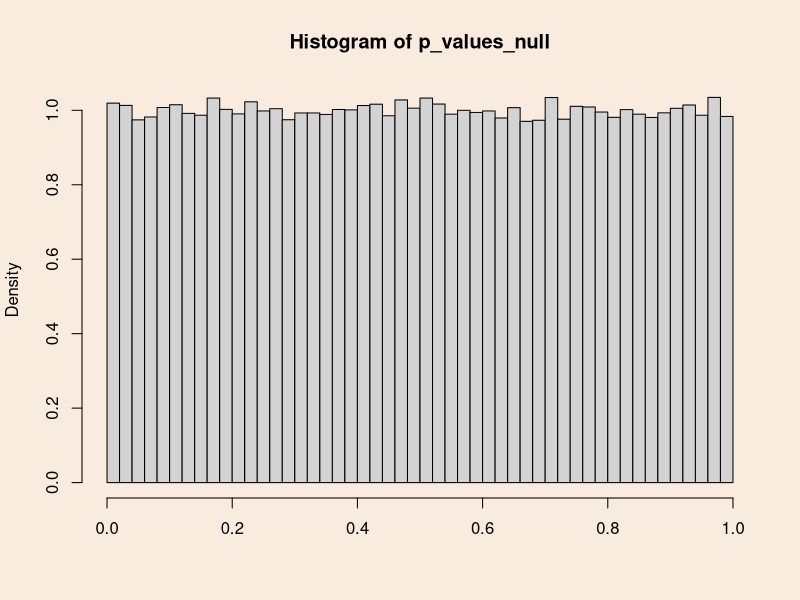
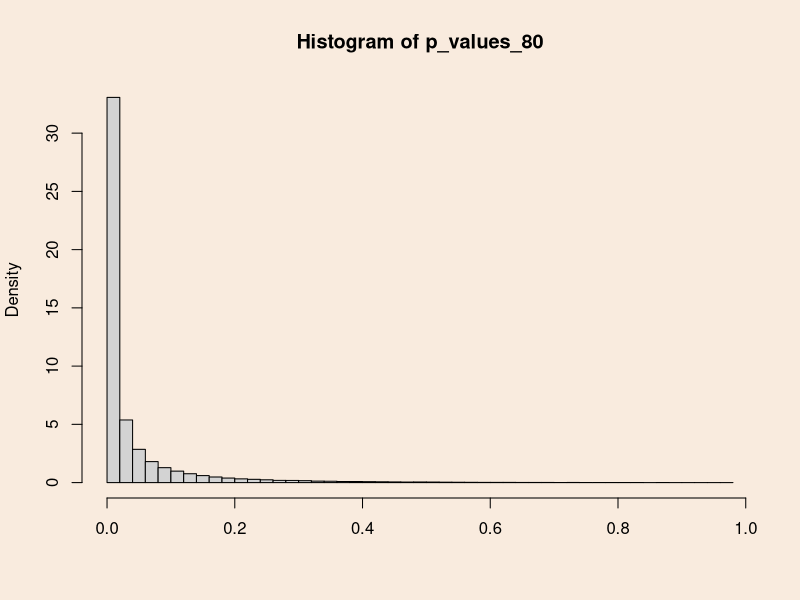
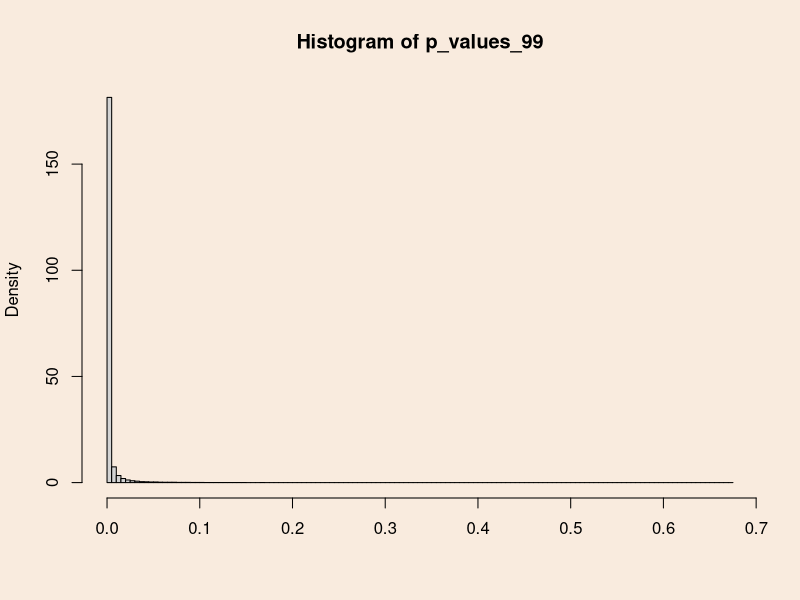
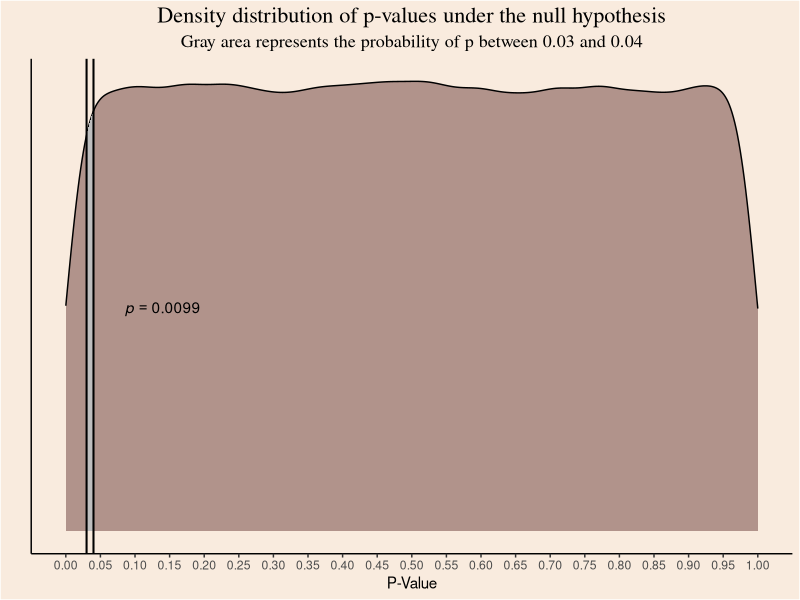
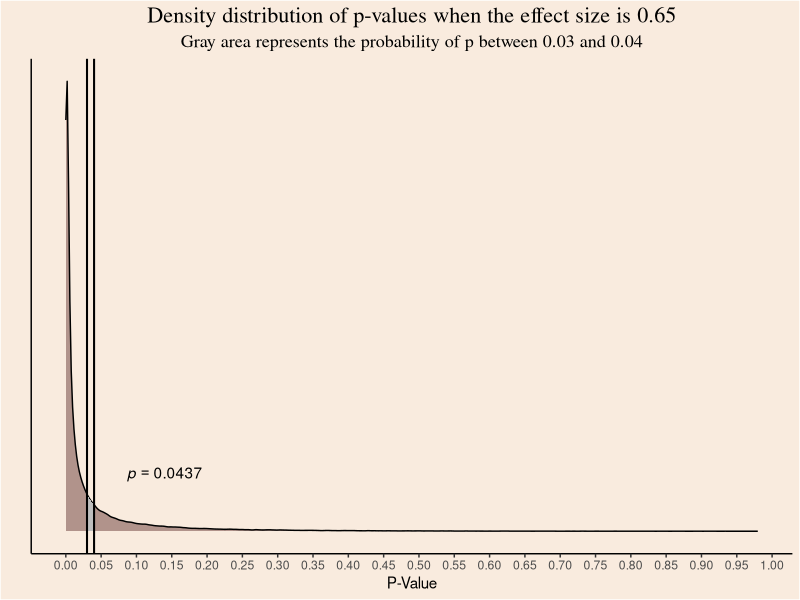
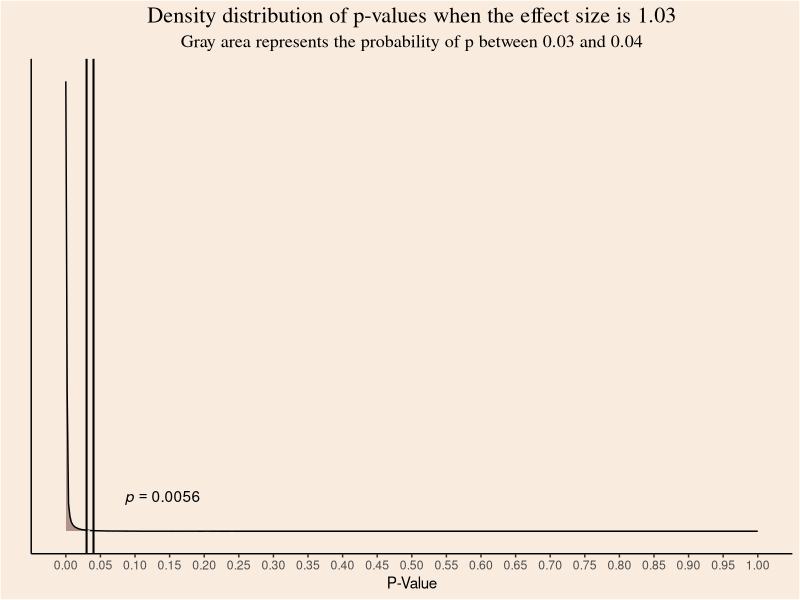
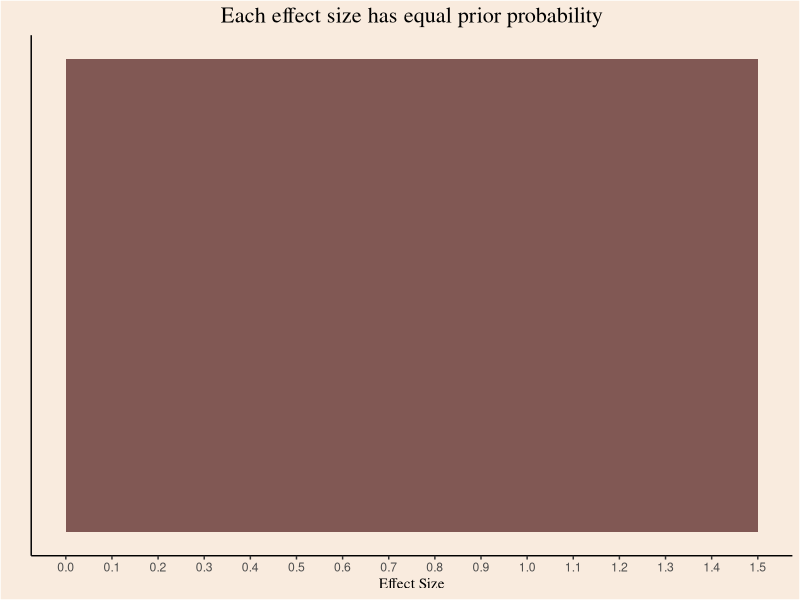

These charts were generated, in order, by the following R code:
## ---- chunk 1
#| echo: false
library(ggplot2)
library(dplyr)
library(scales)
## ---- chunk 2
#| echo: false
set.seed(14)
## ---- chunk 3
n <- 30
mu0 <- 0
sd0 <- 1
mu1 <- 0

p_values_null <- rep(NULL, 140000)

for (i in c(1:140000)) {
  group1 <- rnorm(n, mu0, sd0)
  group2 <- rnorm(n, mu1, sd0)
  
  test <- t.test(group1, group2, alternative = "less")
  
  p_values_null[i] <- test$p.value
}
## ---- chunk 4
length(p_values_null[p_values_null < .05])/length(p_values_null)
## ---- chunk 5
length(p_values_null[p_values_null < .067])/length(p_values_null)
## ---- chunk 6
par(bg = '#F9EBDE')

hist(p_values_null, breaks = 50, xlab = NULL, freq = F)
## ---- chunk 7
#| echo: false
set.seed(14)
## ---- chunk 8
n <- 30
mu0 <- 0
sd0 <- 1
mu1 <- 0.65

p_values_80 <- rep(NULL, 140000)

for (i in c(1:140000)) {
  group1 <- rnorm(n, mu0, sd0)
  group2 <- rnorm(n, mu1, sd0)
  
  test <- t.test(group1, group2, alternative = "less")
  
  p_values_80[i] <- test$p.value
}
## ---- chunk 9
length(p_values_80[p_values_80 < .05])/length(p_values_80)
## ---- chunk 10
par(bg = '#F9EBDE')

hist(p_values_80, breaks = 50, xlab = NULL, freq = F)
## ---- chunk 11
#| echo: false
set.seed(14)
## ---- chunk 12
n <- 30
mu0 <- 0
sd0 <- 1
mu1 <- 1.0376218

p_values_99 <- rep(NULL, 140000)

for (i in c(1:140000)) {
  group1 <- rnorm(n, mu0, sd0)
  group2 <- rnorm(n, mu1, sd0)
  
  test <- t.test(group1, group2, alternative = "less")
  
  p_values_99[i] <- test$p.value
}

length(p_values_99[p_values_99 < .05])/length(p_values_99)
## ---- chunk 13
par(bg = '#F9EBDE')

hist(p_values_99, breaks = 100, freq = F, xlab = NULL)
## ---- chunk 14
data.frame("p" = p_values_null) |>
ggplot(aes(x = p)) +
  geom_density(alpha = .6, fill = "#815854") +
  geom_area(aes(x = stage(p, after_stat = oob_censor(x, c(0.03, 0.04)))), stat = "density", fill = "gray") +
  annotate("text", x = 0.14, y = 0.5, label = "italic(p) == 0.0099",
  parse = TRUE) +
  geom_vline(xintercept = 0.03, color = "black", linewidth = 0.7) +
  geom_vline(xintercept = 0.04, color = "black", linewidth = 0.7) +
  scale_x_continuous(breaks = seq(0, 1, 0.05)) +
  theme_classic() +
  labs(y = "", x = "P-Value", title = "Density distribution of p-values under the null hypothesis",
       subtitle = "Gray area represents the probability of p between 0.03 and 0.04") +
  theme(axis.text.y = element_blank(),
        axis.ticks.y = element_blank(),
        plot.title = element_text(family = "serif", size = 16, hjust = 0.5),
        plot.subtitle = element_text(family = "serif", size = 13, hjust = 0.5),
        plot.background = element_rect(fill = "#F9EBDE"),
        panel.background = element_rect(fill = "#F9EBDE"))
## ---- chunk 15
data.frame("p" = p_values_80) |>
ggplot(aes(x = p)) +
  geom_density(alpha = .6, fill = "#815854") +
  geom_area(aes(x = stage(p, after_stat = oob_censor(x, c(0.03, 0.04)))), stat = "density", fill = "gray") +
  annotate("text", x = 0.14, y = 8, label = "italic(p) == 0.0437",
  parse = TRUE) +
  geom_vline(xintercept = 0.03, color = "black", linewidth = 0.7) +
  geom_vline(xintercept = 0.04, color = "black", linewidth = 0.7) +
  scale_x_continuous(breaks = seq(0, 1, 0.05)) +
  theme_classic() +
  labs(y = "", x = "P-Value", title = "Density distribution of p-values when the effect size is 0.65",
       subtitle = "Gray area represents the probability of p between 0.03 and 0.04") +
  theme(axis.text.y = element_blank(),
        axis.ticks.y = element_blank(),
        plot.title = element_text(family = "serif", size = 16, hjust = 0.5),
        plot.subtitle = element_text(family = "serif", size = 13, hjust = 0.5),
        plot.background = element_rect(fill = "#F9EBDE"),
        panel.background = element_rect(fill = "#F9EBDE"))
## ---- chunk 16
data.frame("p" = p_values_99) |>
ggplot(aes(x = p)) +
  geom_density(alpha = .6, fill = "#815854") +
  geom_area(aes(x = stage(p, after_stat = oob_censor(x, c(0.03, 0.04)))), stat = "density", fill = "gray") +
  annotate("text", x = 0.14, y = 376, label = "italic(p) == 0.0056",
  parse = TRUE) +
  geom_vline(xintercept = 0.03, color = "black", linewidth = 0.7) +
  geom_vline(xintercept = 0.04, color = "black", linewidth = 0.7) +
  scale_x_continuous(breaks = seq(0, 1, 0.05), limits = c(0, 1)) +
  theme_classic() +
  labs(y = "", x = "P-Value", title = "Density distribution of p-values when the effect size is 1.03",
       subtitle = "Gray area represents the probability of p between 0.03 and 0.04") +
  theme(axis.text.y = element_blank(),
        axis.ticks.y = element_blank(),
        plot.title = element_text(family = "serif", size = 16, hjust = 0.5),
        plot.subtitle = element_text(family = "serif", size = 13, hjust = 0.5),
        plot.background = element_rect(fill = "#F9EBDE"),
        panel.background = element_rect(fill = "#F9EBDE"))
## ---- chunk 17
ggplot(data.frame(x = c(0, 1.5)), aes(x)) +
  stat_function(fun = dunif, geom = "area", args = list(min = 0, max = 1.5), fill = "#815854") +
  scale_x_continuous(breaks = seq(0, 1.5, 0.1)) +
  labs(x = "Effect Size", y = "", title = "Each effect size has equal prior probability") +
  theme_classic() +
  theme(axis.text.y = element_blank(),
        axis.ticks.y = element_blank(),
        plot.title = element_text(family = "serif", size = 16, hjust = 0.5),
        axis.title.x = element_text(family = "serif", size = 11),
        plot.background = element_rect(fill = "#F9EBDE"),
        panel.background = element_rect(fill = "#F9EBDE"))
## ---- chunk 18
prior_null <- 0.5
prior_1.03 <- 1 - prior_null
## ---- chunk 19
likelihood_null <- length(p_values_null[p_values_null >= 0.03 & p_values_null <= 0.04])/length(p_values_null)

likelihood_1.03 <- length(p_values_99[p_values_99 >= 0.03 & p_values_99 <= 0.04])/length(p_values_99)
## ---- chunk 20
(posterior_ratio <- (prior_null * likelihood_null)/(prior_1.03 * likelihood_1.03))
